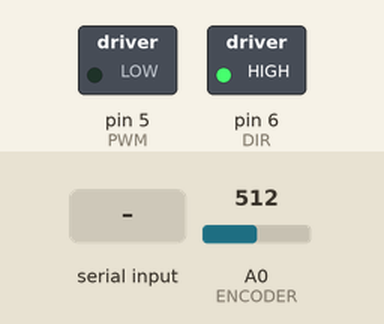
Recording of a sketch running on a simulated Arduino Uno, built with avr-gcc and run on an emulated ATmega328P. Shown: switched loads named in the sketch (green lamp = pin HIGH). Dashed ring = blinking. The inputs (shaded band) are chosen by the test bench; at power-on: A0 (ENCODER) = 512. What the sketch prints to the serial monitor is not drawn.

Above: at 1.2 s.
1.3 s: "r" received over Serial
4.3 s: "d" received over Serial
At 4.3 s:
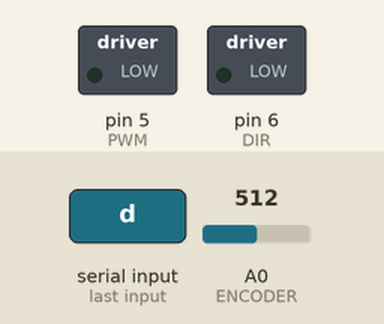
7.3 s: A0 (ENCODER) set to 716
10.3 s: A0 (ENCODER) set to 991
At 12.2 s:
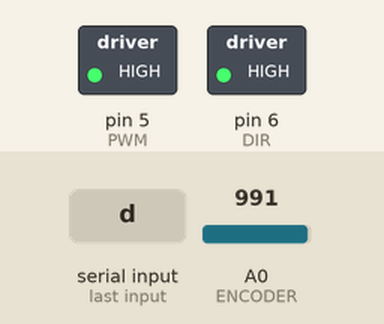
13.3 s: A0 (ENCODER) set to 1017
14.8 s: A0 (ENCODER) set to 900
At 15.49 s:
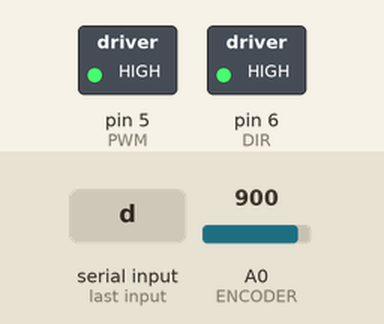
Timing chart, 0 to 18.8 s (numbered marks = the images above; inputs shaded):
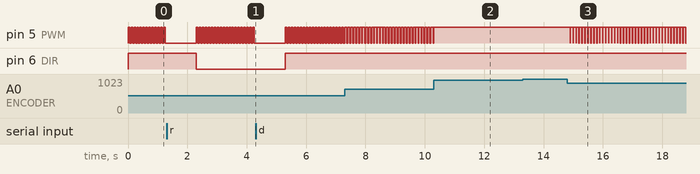

Measured:
- after the input at 1.3 s, pin 6 (DIR): HIGH → LOW after 1.0 s
- after the input at 4.3 s, pin 6 (DIR): LOW → HIGH after 1.0 s
- after the input at 10.3 s, pin 5 (PWM): goes on until 10.3 s, then stays HIGH
- after the input at 14.8 s, pin 5 (PWM): alternates HIGH for 0.09 s and LOW for 0.01 s, starting after 0.09 s
- by itself, pin 5 (PWM): alternates HIGH for 0.07 s and LOW for 0.03 s

The sketch:

OOTutorial.ino
```cpp
/*
 * The .ino file INSTANTIATES instances of the objects defined in the
 * .cpp and RUNS the .cpp's functions.
 *
 */

#include "OODemo.h" //this is CRITICAL

//Declare an INSTANCE of the OODemo object
OODemo board;
int tmpreading;

void setup() {
  board.begin();

  //Initialize serial communication with baud rate 9600Hz
  Serial.begin(9600);

  //Set up digital pins for output
  pinMode(PWM, OUTPUT);
  pinMode(DIR, OUTPUT);
}

void loop(){
  board.updateMotor();

  tmpreading = analogRead(ENCODER);
  //Print the pot's output to the serial monitor
  //Serial.println(tmpreading);
  //Update speed based on the reading
  board.setSpeed(tmpreading);
}

//serialEvent is called whenever new data comes in through the Serial port
//we want to be able to change direction by entering
//"d" or "r" (drive or reverse) through the serial monitor
void serialEvent(){
  //Change direction if needed
  board.setDir(Serial.readString());
}
```

OODemo.cpp
```cpp
#include "OODemo.h" //this is CRITICAL

//initializes the object
//the actual setup happens in the begin() function
OODemo::OODemo(){
}

//Set up the object
void OODemo::begin(){
  String tmpchar = "d";
  setDir(tmpchar); //start in forward direction

  setSpeed(0); //start motionless
  //(though this should be immediately overruled by analog input)
}

void OODemo::setSpeed(int spd){
  //get the speed from the 0-1023 scale to the 0-100 scale
  //which our PWM setup requires
  speed = spd/10;
  Serial.println(speed);
}

void OODemo::setDir(String dir){
  if (dir == "d" || dir == "D"){
    digitalWrite(DIR, HIGH);
  }
  if (dir == "r" || dir == "R"){
    digitalWrite(DIR, LOW);
  }
}

void OODemo::updateMotor(){
  // Run on duty cycles of 100 milliseconds
  // Note: Integers on arduinos are only 2 bytes. This means that when counting time in milliseconds,
  // it will overflow at just over 30 seconds. Using a long increases this to about 50 days
  long t = millis();
  // Mod of a negative number is negative in Arduino (if not 0). Cycle time MUST be positive
  // This is only technically needed when t is negative (at times <50 days), but is good practice
  int cycleTime = abs(t % 100);

  if (cycleTime < speed)
      digitalWrite(PWM, 255);
  else
      digitalWrite(PWM, 0);
}
```

OODemo.h
```cpp
//Header file!
//These include all the declarations for the code file
//and provides declarations for different code files
//so that they know that other code files' functions
//exist, enabling them to call those functions

#ifndef _OO_demo_h
#define _OO_demo_h

//Alternatively:
//#pragma once

//Define pinout for board
#define PWM 5
#define DIR 6
#define ENCODER A0

#include "Arduino.h" //need this for access to AnalogWrite

class OODemo{

  public:
    //stuff here CAN be accessed by the .ino

    OODemo(); //constructor
    void begin(); //instantiation function

    void setSpeed(int spd);
    void setDir(String dir);

    void updateMotor();

  private:
    //stuff here CANNOT be accessed by the .ino
    int speed;
};


#endif
```
